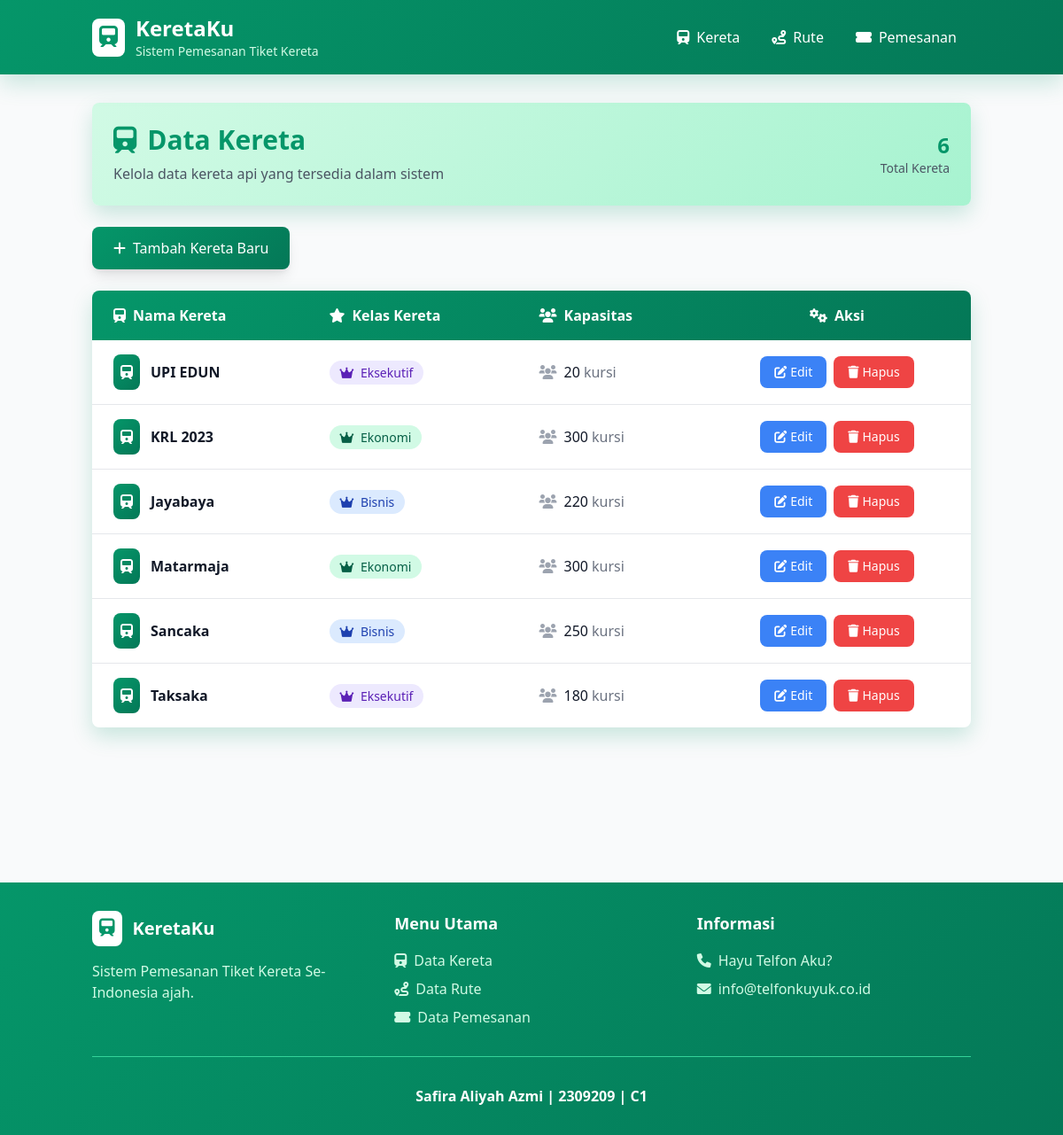
The page / on the database its author committed.
### tables this page shows
CREATE TABLE `trains` (
  `id` int(11) NOT NULL,
  `train_name` varchar(100) NOT NULL,
  `train_type` varchar(50) NOT NULL,
  `capacity` int(11) NOT NULL,
  `created_at` timestamp NOT NULL DEFAULT current_timestamp()
);

### viewmodel/TrainViewModel.php (called while the page is built, shortened)
<?php
require_once 'model/Train.php';
class TrainViewModel {
    private $train;
    public function __construct() {
        $this->train = new Train();
    }
    public function getTrainList() {
        return $this->train->readAll();
    }
}

### model/Train.php (called while the page is built, shortened)
<?php
require_once 'config/Database.php';
class Train {
    private $conn;
    private $table = "trains";
    public function __construct() {
        $database = new Database();
        $this->conn = $database->getConnection();
    }
    public function readAll() {
        $query = "SELECT * FROM " . $this->table . " ORDER BY id DESC";
        $stmt = $this->conn->prepare($query);
        $stmt->execute();
        return $stmt->fetchAll();
    }
}

### config/Database.php (called while the page is built, shortened)
<?php
class Database {
    private $host = "localhost";
    private $username = "root";
    private $password = "";
    private $database = "train_booking_system";
    public function getConnection() {
        $this->conn = null;
        try {
            $this->conn = new PDO("mysql:host=" . $this->host . ";dbname=" . $this->database, $this->username, $this->password);
            $this->conn->setAttribute(PDO::ATTR_ERRMODE, PDO::ERRMODE_EXCEPTION);
        } catch(PDOException $e) {
            echo "Connection error: " . $e->getMessage();
        }
        return $this->conn;
    }
}
?>

### views/train/train_list.php (the view, shortened to what this page needs)
<?php
require_once 'views/template/header.php';
?>
<div class="bg-train-light rounded-lg p-6 mb-6 shadow-train">
    <div class="flex justify-between items-center">
        <div>
            <h2 class="text-3xl font-bold text-train-green mb-2">
                <i class="fas fa-train mr-3"></i>Data Kereta
            </h2>
            <p class="text-gray-600">Kelola data kereta api yang tersedia dalam sistem</p>
        </div>
        <div class="text-right">
            <div class="text-2xl font-bold text-train-green"><?php echo count($trainList); ?></div>
            <div class="text-sm text-gray-600">Total Kereta</div>
        </div>
    </div>
</div>
<div class="mb-6">
    <a href="index.php?entity=train&action=add" class="bg-train-green text-white px-6 py-3 rounded-lg hover-train-green transition duration-200 shadow-lg inline-flex items-center space-x-2">
        <i class="fas fa-plus"></i>
        <span>Tambah Kereta Baru</span>
    </a>
</div>
<div class="bg-white rounded-lg shadow-train overflow-hidden">
    <div class="overflow-x-auto">
        <table class="w-full">
            <thead class="bg-train-green text-white">
                <tr>
                    <th class="px-6 py-4 text-left font-semibold">
                        <i class="fas fa-train mr-2"></i>Nama Kereta
                    </th>
                    <th class="px-6 py-4 text-left font-semibold">
                        <i class="fas fa-star mr-2"></i>Kelas Kereta
                    </th>
                    <th class="px-6 py-4 text-left font-semibold">
                        <i class="fas fa-users mr-2"></i>Kapasitas
                    </th>
                    <th class="px-6 py-4 text-center font-semibold">
                        <i class="fas fa-cogs mr-2"></i>Aksi
                    </th>
                </tr>
            </thead>
            <tbody class="divide-y divide-gray-200">
                <?php foreach ($trainList as $train): ?>
                <tr class="hover:bg-gray-50 transition duration-200">
                    <td class="px-6 py-4">
                        <div class="flex items-center">
                            <div class="bg-train-green text-white p-2 rounded-lg mr-3">
                                <i class="fas fa-train"></i>
                            </div>
                            <div>
                                <div class="font-semibold text-gray-900">
                                    <?php echo htmlspecialchars($train['train_name']); ?>
                                </div>
                            </div>
                        </div>
                    </td>
                    <td class="px-6 py-4">
                        <span class="px-3 py-1 rounded-full text-sm font-medium
                            <?php
                            switch($train['train_type']) {
                                case 'Eksekutif': echo 'bg-purple-100 text-purple-800'; break;
                                case 'Bisnis': echo 'bg-blue-100 text-blue-800'; break;
                                case 'Ekonomi': echo 'bg-green-100 text-green-800'; break;
                            }
                            ?>">
                            <i class="fas fa-crown mr-1"></i>
                            <?php echo htmlspecialchars($train['train_type']); ?>
                        </span>
                    </td>
                    <td class="px-6 py-4 text-gray-900">
                        <div class="flex items-center">
                            <i class="fas fa-users text-gray-400 mr-2"></i>
                            <span class="font-medium"><?php echo number_format($train['capacity']); ?></span>
                            <span class="text-gray-500 ml-1">kursi</span>
                        </div>
                    </td>
                    <td class="px-6 py-4">
                        <div class="flex justify-center space-x-2">
                            <a href="index.php?entity=train&action=edit&id=<?php echo $train['id']; ?>"
                               class="bg-blue-500 text-white px-4 py-2 rounded-lg hover:bg-blue-600 transition duration-200 text-sm inline-flex items-center space-x-1">
                                <i class="fas fa-edit"></i>
                                <span>Edit</span>
                            </a>
                            <form action="index.php?entity=train&action=delete&id=<?php echo $train['id']; ?>"
                                  method="POST"
                                  onsubmit="return confirm('Apakah Anda yakin ingin menghapus kereta <?php echo htmlspecialchars($train['train_name']); ?>?');"
                                  class="inline">
                                <button type="submit"
                                        class="bg-red-500 text-white px-4 py-2 rounded-lg hover:bg-red-600 transition duration-200 text-sm inline-flex items-center space-x-1">
                                    <i class="fas fa-trash"></i>
                                    <span>Hapus</span>
                                </button>
                            </form>
                        </div>
                    </td>
                </tr>
                <?php endforeach; ?>
            </tbody>
        </table>
    </div>
</div>
<?php
require_once 'views/template/footer.php';
?>

### index.php (shortened to what this page needs)
<?php
require_once 'viewmodel/TrainViewModel.php';
$entity = $_GET['entity'] ?? 'train';
$action = $_GET['action'] ?? 'list';
$id = $_GET['id'] ?? null;
switch ($entity) {
    case 'train':
        $viewModel = new TrainViewModel();
        handleTrainActions($viewModel, $action, $id);
        break;
}
function handleTrainActions($viewModel, $action, $id) {
    switch ($action) {
        case 'list':
            $trainList = $viewModel->getTrainList();
            require_once 'views/train/train_list.php';
            break;
    }
}
?>

### views/template/header.php (shortened to what this page needs)
<!DOCTYPE html>
<html lang="id">
<head>
    <link href="https://cdn.jsdelivr.net/npm/tailwindcss@2.2.19/dist/tailwind.min.css" rel="stylesheet">
    <link href="https://cdnjs.cloudflare.com/ajax/libs/font-awesome/6.0.0/css/all.min.css" rel="stylesheet">
</head>
<body class="bg-gray-50 min-h-screen">
    <nav class="bg-train-green shadow-train sticky top-0 z-50">
        <div class="container mx-auto px-4">
            <div class="flex justify-between items-center py-4">
                <div class="flex items-center space-x-3">
                    <div class="bg-white p-2 rounded-lg">
                        <i class="fas fa-train text-train-green text-2xl"></i>
                    </div>
                    <div>
                        <h1 class="text-white text-2xl font-bold">KeretaKu</h1>
                        <p class="text-green-100 text-sm">Sistem Pemesanan Tiket Kereta</p>
                    </div>
                </div>
                <div class="flex space-x-1">
                    <a href="index.php?entity=train" class="flex items-center space-x-2 px-4 py-2 text-white hover:bg-green-600 rounded-lg transition duration-200">
                        <i class="fas fa-train"></i>
                        <span>Kereta</span>
                    </a>
                    <a href="index.php?entity=route" class="flex items-center space-x-2 px-4 py-2 text-white hover:bg-green-600 rounded-lg transition duration-200">
                        <i class="fas fa-route"></i>
                        <span>Rute</span>
                    </a>
                    <a href="index.php?entity=booking" class="flex items-center space-x-2 px-4 py-2 text-white hover:bg-green-600 rounded-lg transition duration-200">
                        <i class="fas fa-ticket-alt"></i>
                        <span>Pemesanan</span>
                    </a>
                </div>
            </div>
        </div>
    </nav>
    <div class="container mx-auto px-4 py-8">
        <div class="min-h-screen">

### views/template/footer.php
</div>
    </div>
    <footer class="bg-train-green text-white mt-12">
        <div class="container mx-auto px-4 py-8">
            <div class="grid grid-cols-1 md:grid-cols-3 gap-8">
                <div>
                    <div class="flex items-center space-x-3 mb-4">
                        <div class="bg-white p-2 rounded-lg">
                            <i class="fas fa-train text-train-green text-xl"></i>
                        </div>
                        <h3 class="text-xl font-bold">KeretaKu</h3>
                    </div>
                    <p class="text-green-100">Sistem Pemesanan Tiket Kereta Se-Indonesia ajah.</p>
                </div>
                <div>
                    <h4 class="text-lg font-semibold mb-4">Menu Utama</h4>
                    <ul class="space-y-2">
                        <li><a href="index.php?entity=train" class="text-green-100 hover:text-white transition"><i class="fas fa-train mr-2"></i>Data Kereta</a></li>
                        <li><a href="index.php?entity=route" class="text-green-100 hover:text-white transition"><i class="fas fa-route mr-2"></i>Data Rute</a></li>
                        <li><a href="index.php?entity=booking" class="text-green-100 hover:text-white transition"><i class="fas fa-ticket-alt mr-2"></i>Data Pemesanan</a></li>
                    </ul>
                </div>
                <div>
                    <h4 class="text-lg font-semibold mb-4">Informasi</h4>
                    <ul class="space-y-2 text-green-100">
                        <li><i class="fas fa-phone mr-2"></i>Hayu Telfon Aku?</li>
                        <li><i class="fas fa-envelope mr-2"></i>info@telfonkuyuk.co.id</li>
                    </ul>
                </div>
            </div>
            <div class="border-t border-green-400 mt-8 pt-8 text-center">
                <p class="text-green-100">
                    <span class="text-white font-semibold">Safira Aliyah Azmi | 2309209 | C1</span>
                </p>
            </div>
        </div>
    </footer>
</body>
</html>

### views/template/header.php (style rules this page uses)
.bg-train-green { background: linear-gradient(135deg, #059669 0%, #047857 100%); }
.bg-train-light { background: linear-gradient(135deg, #d1fae5 0%, #a7f3d0 100%); }
.text-train-green { color: #059669; }
.shadow-train { box-shadow: 0 10px 25px rgba(5, 150, 105, 0.2); }

### rows shown on the page
trains: train_name "UPI EDUN", train_type "Eksekutif", capacity "20"
trains: train_name "KRL 2023", train_type "Ekonomi", capacity "300"
trains: train_name "Jayabaya", train_type "Bisnis", capacity "220"
trains: train_name "Matarmaja", train_type "Ekonomi", capacity "300"
trains: train_name "Sancaka", train_type "Bisnis", capacity "250"
trains: train_name "Taksaka", train_type "Eksekutif", capacity "180"

### other values the page prints
count($trainList) "6"
